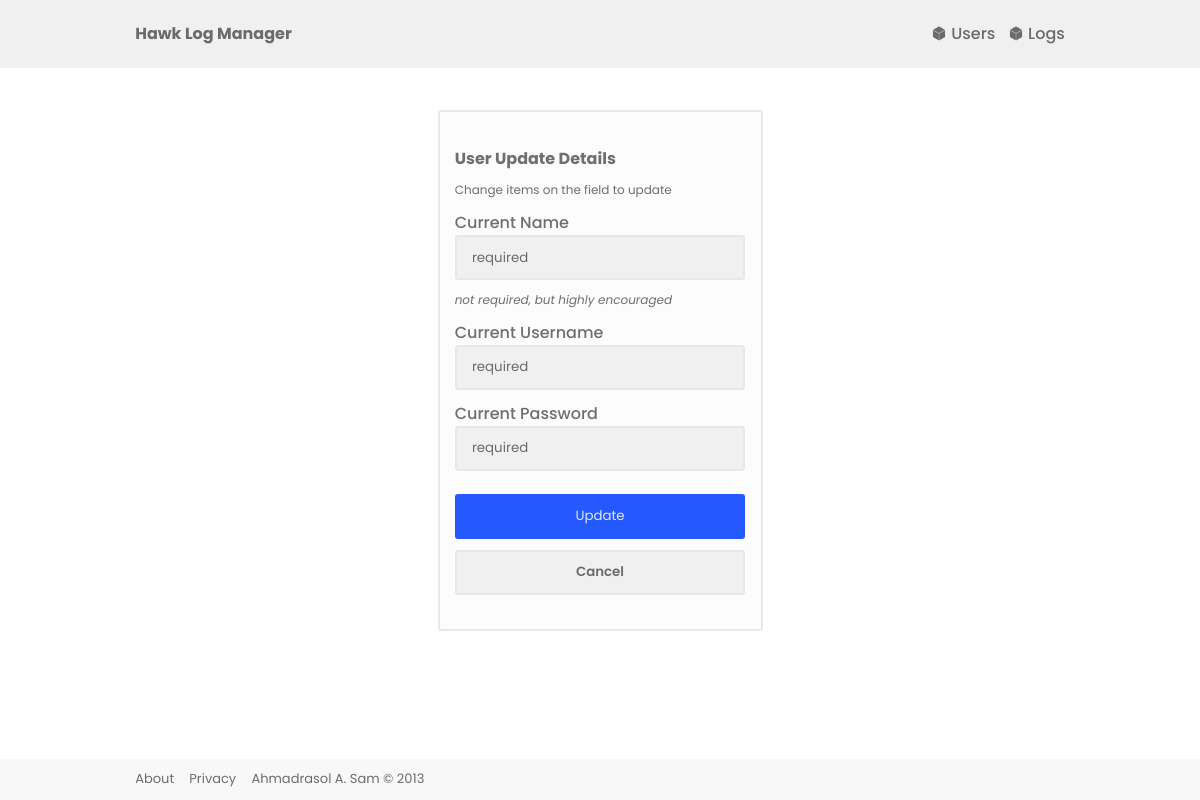
Page /user/update/39 on the earlier database version.
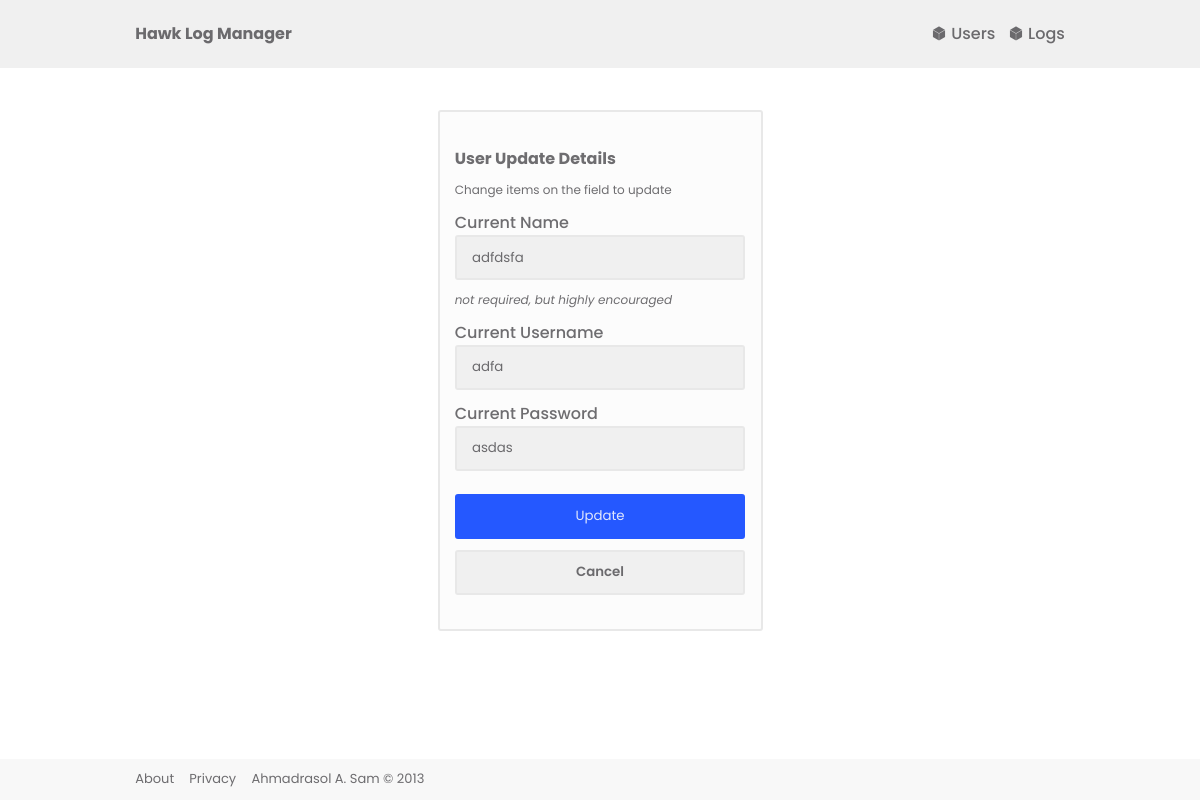
Same page on the later database version.
### src/models/models.py (models this page shows, shortened)
class User(db.Model):
    id = db.Column(db.Integer,primary_key=True)
    username = db.Column(db.String,unique=True,nullable=False)
    password = db.Column(db.String,nullable=False)
    name = db.Column(db.String,nullable=False)
    created_at = db.Column(db.DateTime(timezone=True),
                           server_default=func.now())
    logs = db.relationship('Log',backref="user",lazy=True)

### src/routes/user.py (the view, shortened to what this page needs)
@site.route("/update/<id>",methods=['GET','POST'],endpoint="user_update")
def update_user(id):
    if  request.method == 'GET':
        target = User.query.get(id)
        return render_template('./views/update_user.jinja',user=target)

### src/templates/views/update_user.jinja
{% extends './index.jinja'%}
{% block content %}
<form action="{{ url_for('user.site.user_update',id=user.id) }}" method="POST" >
    <strong>User Update Details</strong>
    {% if not error %}
        <p class="text-small">Change items on the field to update</p>
    {% else %}
        <em>{{error}}</em>
    {% endif %}
    <label>Current Name </label>
    <input name="name" type="text" value={{user.name}} required>
    <em class="text-small">not required, but highly encouraged</em>
    <label>Current Username</label>
    <input name="username" type="text" value={{user.username}} required>
    <label>Current Password</label>
    <input name="password" type="text" value={{user.password}} required>
    <input type="submit" value="Update">
    <a href="{{ url_for('user.site.show_users') }}" class="btn form-cancel" ><span>Cancel</span></a>
</form>
{% endblock %}

Differences in the rows shown:
added User: name "adfdsfa", username "adfa", password "asdas"
Other differences:
form field name: "required" → (not shown)
form field username: "required" → (not shown)
form field password: "required" → (not shown)
